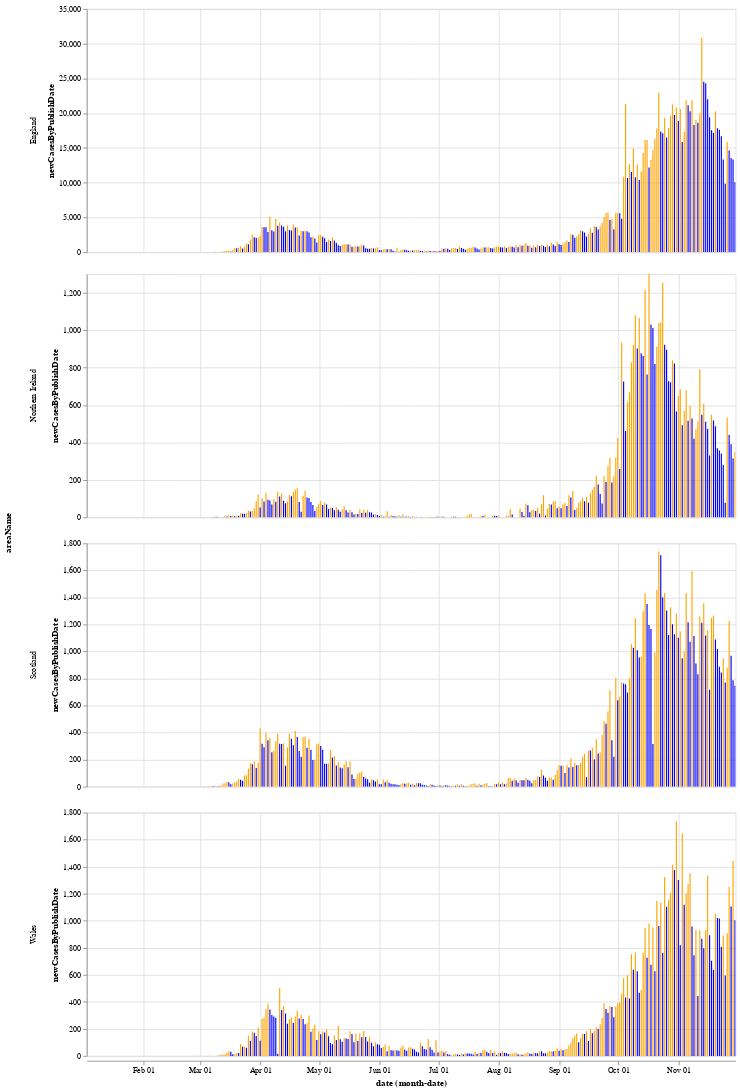

This figure's notebook cell:
### Markdown cell above
Next is a bar chart of the number of new cases in each country, where the blue bars are days when the number of new cases dropped from the previous days. Again we see that Wales saw a longer period of raising and falling cases compared to the other countries.

Notice that the most recent bars (on the right of the graph) for England and Northen Ireland are fairly consistently blue (which means the cases are dropping), while we don't see that same pattern in Wales and Scotland.

### Code cell
#collapse
alt.Chart(uk_cases).mark_bar().encode(
    x="monthdate(date)",
    y="newCasesByPublishDate",
    tooltip='newCasesByPublishDate',
    color=alt.condition(
        alt.datum.dailyChange > 0,
        alt.value("orange"),  # The positive color
        alt.value("blue")  # The negative color
    ),
    row='areaName'
).properties(width=800).resolve_scale(y='independent').interactive()

### Figure 1 — Vega-Lite specification as saved in the notebook (floating-point values rounded to 4 significant figures; data arrays with more than 128 entries replaced by an {"elided": "..."} marker saying what was removed)
{"config": {"view": {"continuousWidth": 400, "continuousHeight": 300}}, "data": {"name": "data-9d36e850141c8ed698c8b9d584c88641"}, "mark": "bar", "encoding": {"color": {"condition": {"value": "orange", "test": "(datum.dailyChange > 0)"}, "value": "blue"}, "row": {"type": "nominal", "field": "areaName"}, "tooltip": {"type": "quantitative", "field": "newCasesByPublishDate"}, "x": {"type": "temporal", "field": "date", "timeUnit": "monthdate"}, "y": {"type": "quantitative", "field": "newCasesByPublishDate"}}, "resolve": {"scale": {"y": "independent"}}, "selection": {"selector008": {"type": "interval", "bind": "scales", "encodings": ["x", "y"]}}, "width": 800, "$schema": "https://vega.github.io/schema/vega-lite/v4.8.1.json", "datasets": {"data-9d36e850141c8ed698c8b9d584c88641": {"elided": "1328 records"}}}
